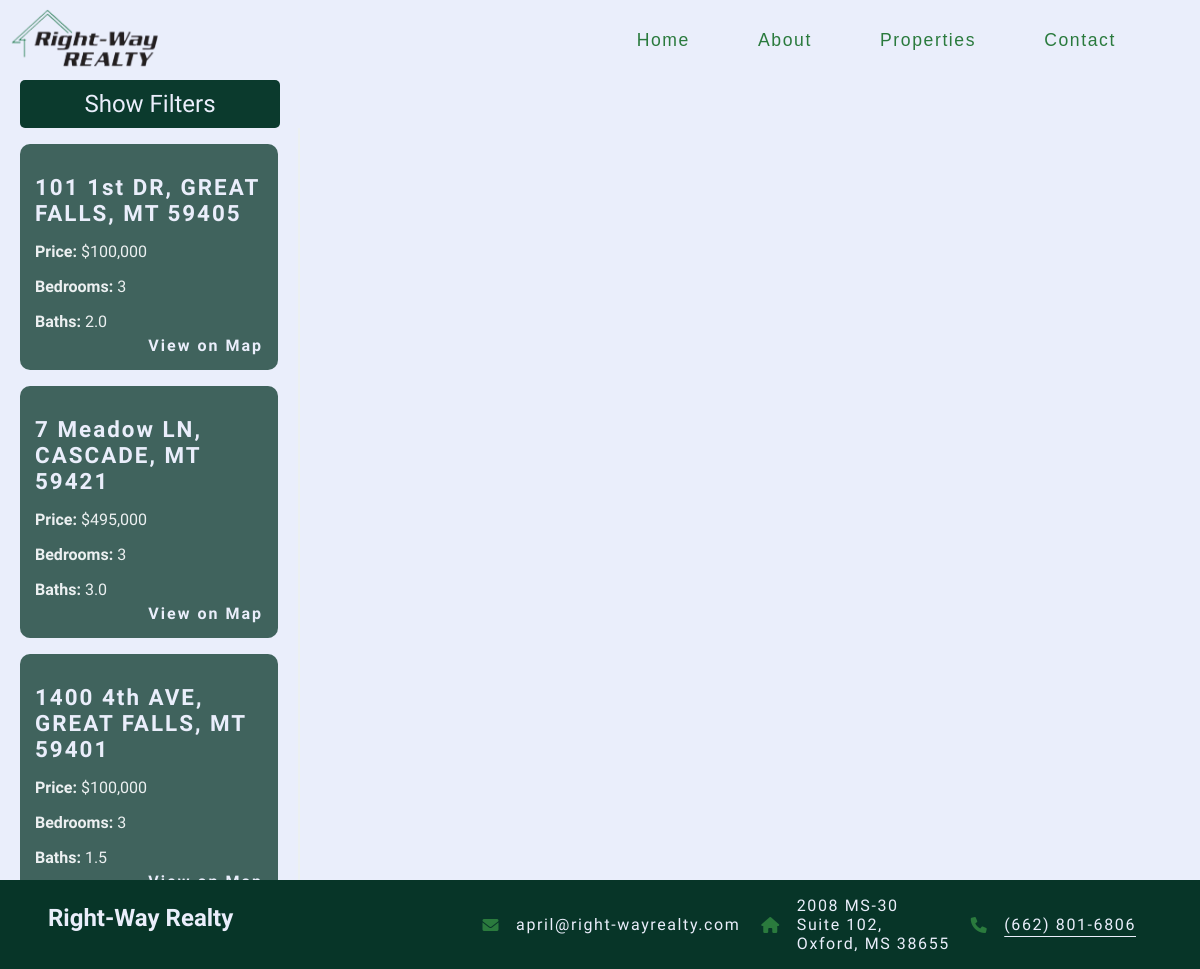
The app's page /maps/ with its own data.
### app/models.py (models this page shows, shortened)
class Property(models.Model):
    mls_number = models.CharField(max_length=20, unique=True)
    list_price = models.DecimalField(max_digits=12, decimal_places=2)
    house_number = models.CharField(max_length=10, blank=True, null=True)
    street_name = models.CharField(max_length=100, blank=True, null=True)
    street_suffix = models.CharField(max_length=10, blank=True, null=True)
    city = models.CharField(max_length=50, blank=True, null=True)
    state = models.CharField(max_length=2, blank=True, null=True)
    postal_code = models.CharField(max_length=10, blank=True, null=True)
    description = models.TextField(blank=True, null=True)
    latitude = models.DecimalField(max_digits=9, decimal_places=6, null=True, blank=True)
    longitude = models.DecimalField(max_digits=9, decimal_places=6, null=True, blank=True)
    year_built = models.IntegerField(null=True, blank=True)
    bedrooms = models.IntegerField(null=True, blank=True)
    baths_full = models.DecimalField(max_digits=3, decimal_places=1, null=True, blank=True)
    baths_half = models.DecimalField(max_digits=3, decimal_places=1, null=True, blank=True)
    baths_three_quarter = models.DecimalField(max_digits=3, decimal_places=1, null=True, blank=True)
    building_area_total = models.DecimalField(max_digits=12, decimal_places=2, null=True, blank=True)
    property_subtype = models.CharField(max_length=100, blank=True, null=True)
    public_remarks = models.TextField(blank=True, null=True)
    private_remarks = models.TextField(blank=True, null=True)

### app/views.py (the view)
# urls.py: path("maps/", views.googlemaps_view, name="googlemaps"),
def googlemaps_view(request):
    properties = Property.objects.all()
    for property in properties:
        full_baths = float(property.baths_full or 0)
        half_baths = float(property.baths_half or 0)
        if half_baths > 1:
            property.baths_info = f"{full_baths} Full, {half_baths} Half Baths"
        elif half_baths > 0:
            total_baths = full_baths + (half_baths / 2)
            property.baths_info = f"{total_baths:.1f}"
        else:
            property.baths_info = f"{full_baths:.1f}"
    return render(request, "googlemaps.html", {"properties": properties})

### app/templates/googlemaps.html (shortened to what this page needs)
{% extends "base_template.html" %} {% load static %} {% load humanize %} {% block content %}
<div id="container">
  <div id="map"></div>
  <div id ="filters_container">
    <div id="filter_button_container">
      <button id="filter-button">Show Filters</button>
    </div>
  </div>
  <div id="property-list">
    {% if properties %}
    {% for property in properties %}
    <div class="property-item"
      data-price="{{ property.list_price }}"
      data-beds="{{ property.bedrooms }}"
      data-full-baths="{{ property.baths_full|default:"0" }}"
      data-half-baths="{{ property.baths_half|default:"0" }}">
      <h2>
        <a href="{% url 'property_detail' property.id %}">
          {{ property.house_number }} {{ property.street_name }} {{ property.street_suffix }},
          {{ property.city }}, {{ property.state }} {{ property.postal_code }}
        </a>
      </h2>
      <p><span class="home_info_content_labels">Price: </span>${{ property.list_price|floatformat:0|intcomma }}</p>
      <p><span class="home_info_content_labels">Bedrooms: </span>{{ property.bedrooms }}</p>
      <p><span class="home_info_content_labels">Baths: </span>{{ property.baths_info }}</p>
      <a id="move_to_property_link" href="#" onclick="moveToProperty({{ property.latitude }}, {{ property.longitude }})">View on Map</a>
    </div>
    {% endfor %}
    {% else %}
    <p>No properties available.</p>
    {% endif %}
  </div>
</div>
{% endblock %}

### app/static/styles.css (style rules this page uses)
body { background-color: #EAEEFB; padding: 0; overflow-y: auto; margin: 0; height: 100vh; width: 100vw; overflow-x: hidden; }

### app/static/stylesheets/home_stylesheets/home_properties_styles.css (style rules this page uses)
.home_info_content_labels { font-weight:700; }

### app/static/stylesheets/maps_styles.css (style rules this page uses)
#container { height: 100vh; display: grid; grid-template-columns: 1fr 3fr; background-color: #EAEEFB; }
#filters_container { grid-row: 1; padding-left: 20px; padding-right: 20px; }
#property-list { padding-left: 20px; overflow-y: scroll; background-color: #EAEEFB; color: #ecf0f1; border-right: 2px solid #ecf0f1; position: relative; grid-row: 2; padding-right: 20px; }
.property-item { background-color: #073528be; padding: 15px; margin-top: 1rem; border-radius: 10px; }
.property-item h2 { font-size: 18px; margin-bottom: 10px; color: #00bfa5; }
.property-item p { font-size: 1rem; margin-bottom: 5px; font-family: "Antic Didone"; }
.property-item a { color: #EAEEFB; font-family: "Antic Didone"; font-weight:600; font-size: 1.4rem; letter-spacing: 2px; text-decoration: none; }
#move_to_property_link { font-size: 1rem; display: flex; justify-content: right; font-family: "Albert Sans", sans-serif; }
#map { height: 100vh; grid-column: 2; grid-row: 1 / span 2; }
#filter-button { background-color: #0b3a2d; font-family: "Albert Sans", sans-serif; font-size: 1.5rem; color: #EAEEFB; border: none; padding: 10px; border-radius: 5px; cursor: pointer; width: 100%; text-align: center; }

### records on screen
Property: house_number "101", street_name "1st", street_suffix "DR", city "GREAT FALLS", state "MT", postal_code "59405", list_price "100,000", bedrooms "3", baths_info "2.0"
Property: house_number "7", street_name "Meadow", street_suffix "LN", city "CASCADE", state "MT", postal_code "59421", list_price "495,000", bedrooms "3", baths_info "3.0"
Property: house_number "1400", street_name "4th", street_suffix "AVE", city "GREAT FALLS", state "MT", postal_code "59401", list_price "100,000", bedrooms "3", baths_info "1.5"
